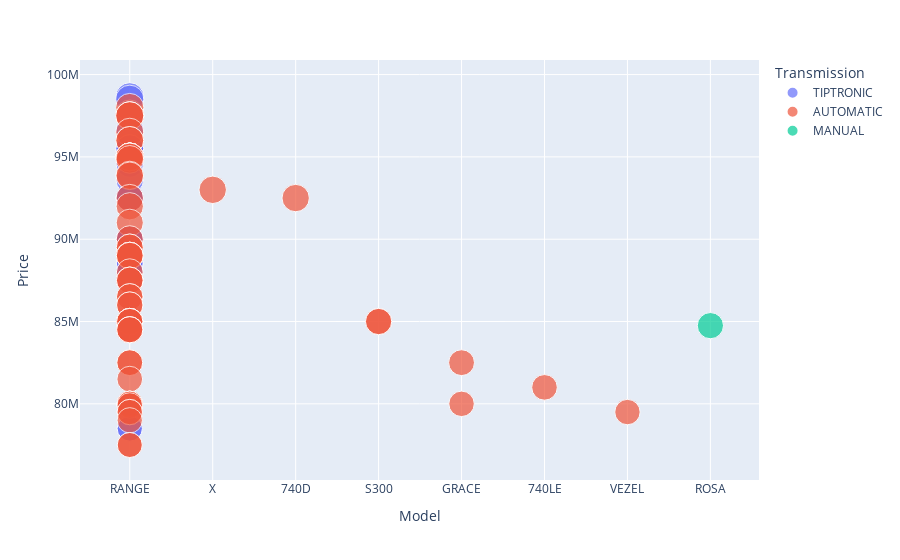

Notebook code for this chart:
### Markdown cell above
# ANALYZING WITH HIGHEST PRICE

### Code cell
top_highest_price = data.sort_values("Price", ascending=False).reset_index().head(100)
ex.scatter(top_highest_price, x="Model", y="Price",
           size="Price",
           hover_data=['Transmission', 'Fuel', 'Price'],
           color="Transmission")

### Figure 1 — Plotly figure (JSON) as saved in the notebook; plotly's stock layout.template omitted (floating-point values rounded to 4 significant figures; data arrays with more than 128 entries replaced by an {"elided": "..."} marker saying what was removed)
{"data": [{"customdata": [["TIPTRONIC", "PETROL"], ["TIPTRONIC", "PETROL"], ["TIPTRONIC", "PETROL"], ["TIPTRONIC", "HYBRID"], ["TIPTRONIC", "PETROL"], ["TIPTRONIC", "PETROL"], ["TIPTRONIC", "PETROL"], ["TIPTRONIC", "PETROL"], ["TIPTRONIC", "PETROL"], ["TIPTRONIC", "PETROL"], ["TIPTRONIC", "PETROL"], ["TIPTRONIC", "PETROL"], ["TIPTRONIC", "PETROL"], ["TIPTRONIC", "PETROL"], ["TIPTRONIC", "PETROL"], ["TIPTRONIC", "PETROL"], ["TIPTRONIC", "PETROL"], ["TIPTRONIC", "PETROL"], ["TIPTRONIC", "PETROL"], ["TIPTRONIC", "PETROL"], ["TIPTRONIC", "PETROL"], ["TIPTRONIC", "HYBRID"], ["TIPTRONIC", "HYBRID"], ["TIPTRONIC", "PETROL"], ["TIPTRONIC", "PETROL"], ["TIPTRONIC", "PETROL"], ["TIPTRONIC", "PETROL"], ["TIPTRONIC", "PETROL"], ["TIPTRONIC", "PETROL"]], "hovertemplate": "Transmission=%{customdata[0]}<br>Model=%{x}<br>Price=%{marker.size}<br>Fuel=%{customdata[1]}<extra></extra>", "legendgroup": "TIPTRONIC", "marker": {"color": "#636efa", "size": [98650000, 98500000, 97600000, 97500000, 97500000, 96600000, 95500000, 95500000, 95500000, 95500000, 95000000, 94600000, 93600000, 92500000, 92500000, 92500000, 90000000, 90000000, 90000000, 88600000, 88600000, 88500000, 88000000, 87500000, 87500000, 85000000, 79900000, 78500000, 78500000], "sizemode": "area", "sizeref": 246625, "symbol": "circle"}, "mode": "markers", "name": "TIPTRONIC", "orientation": "v", "showlegend": true, "type": "scatter", "x": ["RANGE", "RANGE", "RANGE", "RANGE", "RANGE", "RANGE", "RANGE", "RANGE", "RANGE", "RANGE", "RANGE", "RANGE", "RANGE", "RANGE", "RANGE", "RANGE", "RANGE", "RANGE", "RANGE", "RANGE", "RANGE", "RANGE", "RANGE", "RANGE", "RANGE", "RANGE", "RANGE", "RANGE", "RANGE"], "xaxis": "x", "y": [98650000, 98500000, 97600000, 97500000, 97500000, 96600000, 95500000, 95500000, 95500000, 95500000, 95000000, 94600000, 93600000, 92500000, 92500000, 92500000, 90000000, 90000000, 90000000, 88600000, 88600000, 88500000, 88000000, 87500000, 87500000, 85000000, 79900000, 78500000, 78500000], "yaxis": "y"}, {"customdata": {"elided": "70x2 str values"}, "hovertemplate": "Transmission=%{customdata[0]}<br>Model=%{x}<br>Price=%{marker.size}<br>Fuel=%{customdata[1]}<extra></extra>", "legendgroup": "AUTOMATIC", "marker": {"color": "#EF553B", "size": [98000000, 97500000, 97500000, 97500000, 96500000, 96000000, 96000000, 95000000, 95000000, 95000000, 95000000, 95000000, 95000000, 95000000, 95000000, 95000000, 95000000, 94850000, 93900000, 93850000, 93000000, 92500000, 92500000, 92000000, 91000000, 90000000, 89500000, 89500000, 89000000, 89000000, 89000000, 89000000, 89000000, 88000000, 87500000, 87500000, 87500000, 86500000, 86500000, 86000000, 86000000, 85000000, 85000000, 85000000, 85000000, 85000000, 85000000, 85000000, 85000000, 84500000, 84500000, 84500000, 84500000, 82500000, 82500000, 82500000, 81500000, 81000000, 80000000, 80000000, 80000000, 80000000, 80000000, 79900000, 79500000, 79500000, 79500000, 79000000, 77500000, 77500000], "sizemode": "area", "sizeref": 246625, "symbol": "circle"}, "mode": "markers", "name": "AUTOMATIC", "orientation": "v", "showlegend": true, "type": "scatter", "x": ["RANGE", "RANGE", "RANGE", "RANGE", "RANGE", "RANGE", "RANGE", "RANGE", "RANGE", "RANGE", "RANGE", "RANGE", "RANGE", "RANGE", "RANGE", "RANGE", "RANGE", "RANGE", "RANGE", "RANGE", "X", "740D", "RANGE", "RANGE", "RANGE", "RANGE", "RANGE", "RANGE", "RANGE", "RANGE", "RANGE", "RANGE", "RANGE", "RANGE", "RANGE", "RANGE", "RANGE", "RANGE", "RANGE", "RANGE", "RANGE", "S300", "RANGE", "RANGE", "RANGE", "RANGE", "RANGE", "RANGE", "S300", "RANGE", "RANGE", "RANGE", "RANGE", "GRACE", "RANGE", "RANGE", "RANGE", "740LE", "RANGE", "RANGE", "GRACE", "RANGE", "RANGE", "RANGE", "RANGE", "VEZEL", "RANGE", "RANGE", "RANGE", "RANGE"], "xaxis": "x", "y": [98000000, 97500000, 97500000, 97500000, 96500000, 96000000, 96000000, 95000000, 95000000, 95000000, 95000000, 95000000, 95000000, 95000000, 95000000, 95000000, 95000000, 94850000, 93900000, 93850000, 93000000, 92500000, 92500000, 92000000, 91000000, 90000000, 89500000, 89500000, 89000000, 89000000, 89000000, 89000000, 89000000, 88000000, 87500000, 87500000, 87500000, 86500000, 86500000, 86000000, 86000000, 85000000, 85000000, 85000000, 85000000, 85000000, 85000000, 85000000, 85000000, 84500000, 84500000, 84500000, 84500000, 82500000, 82500000, 82500000, 81500000, 81000000, 80000000, 80000000, 80000000, 80000000, 80000000, 79900000, 79500000, 79500000, 79500000, 79000000, 77500000, 77500000], "yaxis": "y"}, {"customdata": [["MANUAL", "DIESEL"]], "hovertemplate": "Transmission=%{customdata[0]}<br>Model=%{x}<br>Price=%{marker.size}<br>Fuel=%{customdata[1]}<extra></extra>", "legendgroup": "MANUAL", "marker": {"color": "#00cc96", "size": [84750000], "sizemode": "area", "sizeref": 246625, "symbol": "circle"}, "mode": "markers", "name": "MANUAL", "orientation": "v", "showlegend": true, "type": "scatter", "x": ["ROSA"], "xaxis": "x", "y": [84750000], "yaxis": "y"}], "layout": {"legend": {"itemsizing": "constant", "title": {"text": "Transmission"}, "tracegroupgap": 0}, "margin": {"t": 60}, "xaxis": {"anchor": "y", "domain": [0, 1], "title": {"text": "Model"}}, "yaxis": {"anchor": "x", "domain": [0, 1], "title": {"text": "Price"}}}}
